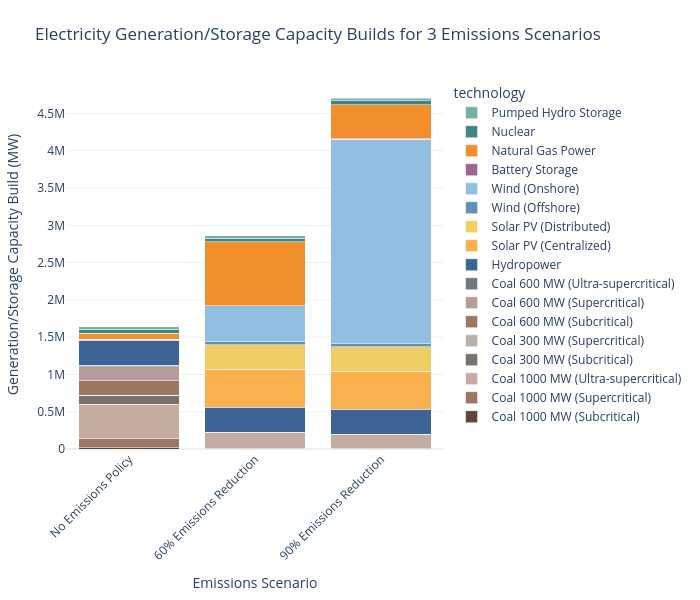

The code cell stored with this chart in its notebook:
### Code cell
plot_stacked_bar(
    elec_capacity_all_china.T,
    scenario_map=scenario_map,
    name_map=tech_rename,
    color_map=custom_color_map,
    title_name='Electricity Generation/Storage Capacity Builds for 3 Emissions Scenarios',
    xaxis_name='Emissions Scenario',
    yaxis_name="Generation/Storage Capacity Build (MW)",
    width=700
)

### Figure 1 — Plotly figure (JSON) as saved in the notebook; plotly's stock layout.template omitted (floating-point values rounded to 4 significant figures)
{"data": [{"hovertemplate": "technology=Coal 1000 MW (Subcritical)<br>Emissions Scenario=%{x}<br>Generation/Storage Capacity Build (MW)=%{y}<extra></extra>", "legendgroup": "Coal 1000 MW (Subcritical)", "marker": {"color": "#5e473a", "pattern": {"shape": ""}}, "name": "Coal 1000 MW (Subcritical)", "orientation": "v", "showlegend": true, "textposition": "auto", "type": "bar", "x": ["No Emissions Policy", "60% Emissions Reduction", "90% Emissions Reduction"], "xaxis": "x", "y": [15950.0, 87.0, 273.1], "yaxis": "y"}, {"hovertemplate": "technology=Coal 1000 MW (Supercritical)<br>Emissions Scenario=%{x}<br>Generation/Storage Capacity Build (MW)=%{y}<extra></extra>", "legendgroup": "Coal 1000 MW (Supercritical)", "marker": {"color": "#9d7660", "pattern": {"shape": ""}}, "name": "Coal 1000 MW (Supercritical)", "orientation": "v", "showlegend": true, "textposition": "auto", "type": "bar", "x": ["No Emissions Policy", "60% Emissions Reduction", "90% Emissions Reduction"], "xaxis": "x", "y": [118800.0, 272.8, 748.7], "yaxis": "y"}, {"hovertemplate": "technology=Coal 1000 MW (Ultra-supercritical)<br>Emissions Scenario=%{x}<br>Generation/Storage Capacity Build (MW)=%{y}<extra></extra>", "legendgroup": "Coal 1000 MW (Ultra-supercritical)", "marker": {"color": "#c4ada0", "pattern": {"shape": ""}}, "name": "Coal 1000 MW (Ultra-supercritical)", "orientation": "v", "showlegend": true, "textposition": "auto", "type": "bar", "x": ["No Emissions Policy", "60% Emissions Reduction", "90% Emissions Reduction"], "xaxis": "x", "y": [467400.0, 217200.0, 189500.0], "yaxis": "y"}, {"hovertemplate": "technology=Coal 300 MW (Subcritical)<br>Emissions Scenario=%{x}<br>Generation/Storage Capacity Build (MW)=%{y}<extra></extra>", "legendgroup": "Coal 300 MW (Subcritical)", "marker": {"color": "#79706e", "pattern": {"shape": ""}}, "name": "Coal 300 MW (Subcritical)", "orientation": "v", "showlegend": true, "textposition": "auto", "type": "bar", "x": ["No Emissions Policy", "60% Emissions Reduction", "90% Emissions Reduction"], "xaxis": "x", "y": [116800.0, 206.3, 543.1], "yaxis": "y"}, {"hovertemplate": "technology=Coal 300 MW (Supercritical)<br>Emissions Scenario=%{x}<br>Generation/Storage Capacity Build (MW)=%{y}<extra></extra>", "legendgroup": "Coal 300 MW (Supercritical)", "marker": {"color": "#bab0ac", "pattern": {"shape": ""}}, "name": "Coal 300 MW (Supercritical)", "orientation": "v", "showlegend": true, "textposition": "auto", "type": "bar", "x": ["No Emissions Policy", "60% Emissions Reduction", "90% Emissions Reduction"], "xaxis": "x", "y": [2714.0, 89.21, 256.5], "yaxis": "y"}, {"hovertemplate": "technology=Coal 600 MW (Subcritical)<br>Emissions Scenario=%{x}<br>Generation/Storage Capacity Build (MW)=%{y}<extra></extra>", "legendgroup": "Coal 600 MW (Subcritical)", "marker": {"color": "#9d7660", "pattern": {"shape": ""}}, "name": "Coal 600 MW (Subcritical)", "orientation": "v", "showlegend": true, "textposition": "auto", "type": "bar", "x": ["No Emissions Policy", "60% Emissions Reduction", "90% Emissions Reduction"], "xaxis": "x", "y": [196700.0, 203.0, 511.8], "yaxis": "y"}, {"hovertemplate": "technology=Coal 600 MW (Supercritical)<br>Emissions Scenario=%{x}<br>Generation/Storage Capacity Build (MW)=%{y}<extra></extra>", "legendgroup": "Coal 600 MW (Supercritical)", "marker": {"color": "#b59c9a", "pattern": {"shape": ""}}, "name": "Coal 600 MW (Supercritical)", "orientation": "v", "showlegend": true, "textposition": "auto", "type": "bar", "x": ["No Emissions Policy", "60% Emissions Reduction", "90% Emissions Reduction"], "xaxis": "x", "y": [184400.0, 232.4, 661.7], "yaxis": "y"}, {"hovertemplate": "technology=Coal 600 MW (Ultra-supercritical)<br>Emissions Scenario=%{x}<br>Generation/Storage Capacity Build (MW)=%{y}<extra></extra>", "legendgroup": "Coal 600 MW (Ultra-supercritical)", "marker": {"color": "#6e787e", "pattern": {"shape": ""}}, "name": "Coal 600 MW (Ultra-supercritical)", "orientation": "v", "showlegend": true, "textposition": "auto", "type": "bar", "x": ["No Emissions Policy", "60% Emissions Reduction", "90% Emissions Reduction"], "xaxis": "x", "y": [19540.0, 3298.0, 3703.0], "yaxis": "y"}, {"hovertemplate": "technology=Hydropower<br>Emissions Scenario=%{x}<br>Generation/Storage Capacity Build (MW)=%{y}<extra></extra>", "legendgroup": "Hydropower", "marker": {"color": "#3e6496", "pattern": {"shape": ""}}, "name": "Hydropower", "orientation": "v", "showlegend": true, "textposition": "auto", "type": "bar", "x": ["No Emissions Policy", "60% Emissions Reduction", "90% Emissions Reduction"], "xaxis": "x", "y": [337200.0, 337200.0, 337200.0], "yaxis": "y"}, {"hovertemplate": "technology=Solar PV (Centralized)<br>Emissions Scenario=%{x}<br>Generation/Storage Capacity Build (MW)=%{y}<extra></extra>", "legendgroup": "Solar PV (Centralized)", "marker": {"color": "#fbb04e", "pattern": {"shape": ""}}, "name": "Solar PV (Centralized)", "orientation": "v", "showlegend": true, "textposition": "auto", "type": "bar", "x": ["No Emissions Policy", "60% Emissions Reduction", "90% Emissions Reduction"], "xaxis": "x", "y": [11420.0, 510900.0, 510900.0], "yaxis": "y"}, {"hovertemplate": "technology=Solar PV (Distributed)<br>Emissions Scenario=%{x}<br>Generation/Storage Capacity Build (MW)=%{y}<extra></extra>", "legendgroup": "Solar PV (Distributed)", "marker": {"color": "#f1ce63", "pattern": {"shape": ""}}, "name": "Solar PV (Distributed)", "orientation": "v", "showlegend": true, "textposition": "auto", "type": "bar", "x": ["No Emissions Policy", "60% Emissions Reduction", "90% Emissions Reduction"], "xaxis": "x", "y": [49.39, 328600.0, 328600.0], "yaxis": "y"}, {"hovertemplate": "technology=Wind (Offshore)<br>Emissions Scenario=%{x}<br>Generation/Storage Capacity Build (MW)=%{y}<extra></extra>", "legendgroup": "Wind (Offshore)", "marker": {"color": "#638fbb", "pattern": {"shape": ""}}, "name": "Wind (Offshore)", "orientation": "v", "showlegend": true, "textposition": "auto", "type": "bar", "x": ["No Emissions Policy", "60% Emissions Reduction", "90% Emissions Reduction"], "xaxis": "x", "y": [3.179, 37690.0, 37690.0], "yaxis": "y"}, {"hovertemplate": "technology=Wind (Onshore)<br>Emissions Scenario=%{x}<br>Generation/Storage Capacity Build (MW)=%{y}<extra></extra>", "legendgroup": "Wind (Onshore)", "marker": {"color": "#90bfe2", "pattern": {"shape": ""}}, "name": "Wind (Onshore)", "orientation": "v", "showlegend": true, "textposition": "auto", "type": "bar", "x": ["No Emissions Policy", "60% Emissions Reduction", "90% Emissions Reduction"], "xaxis": "x", "y": [32.66, 483000.0, 2744000.0], "yaxis": "y"}, {"hovertemplate": "technology=Battery Storage<br>Emissions Scenario=%{x}<br>Generation/Storage Capacity Build (MW)=%{y}<extra></extra>", "legendgroup": "Battery Storage", "marker": {"color": "#9f6490", "pattern": {"shape": ""}}, "name": "Battery Storage", "orientation": "v", "showlegend": true, "textposition": "auto", "type": "bar", "x": ["No Emissions Policy", "60% Emissions Reduction", "90% Emissions Reduction"], "xaxis": "x", "y": [78.45, 2521.0, 2710.0], "yaxis": "y"}, {"hovertemplate": "technology=Natural Gas Power<br>Emissions Scenario=%{x}<br>Generation/Storage Capacity Build (MW)=%{y}<extra></extra>", "legendgroup": "Natural Gas Power", "marker": {"color": "#f28e2b", "pattern": {"shape": ""}}, "name": "Natural Gas Power", "orientation": "v", "showlegend": true, "textposition": "auto", "type": "bar", "x": ["No Emissions Policy", "60% Emissions Reduction", "90% Emissions Reduction"], "xaxis": "x", "y": [83180.0, 857200.0, 460500.0], "yaxis": "y"}, {"hovertemplate": "technology=Nuclear<br>Emissions Scenario=%{x}<br>Generation/Storage Capacity Build (MW)=%{y}<extra></extra>", "legendgroup": "Nuclear", "marker": {"color": "#3c8782", "pattern": {"shape": ""}}, "name": "Nuclear", "orientation": "v", "showlegend": true, "textposition": "auto", "type": "bar", "x": ["No Emissions Policy", "60% Emissions Reduction", "90% Emissions Reduction"], "xaxis": "x", "y": [49940.0, 49940.0, 49940.0], "yaxis": "y"}, {"hovertemplate": "technology=Pumped Hydro Storage<br>Emissions Scenario=%{x}<br>Generation/Storage Capacity Build (MW)=%{y}<extra></extra>", "legendgroup": "Pumped Hydro Storage", "marker": {"color": "#75afa7", "pattern": {"shape": ""}}, "name": "Pumped Hydro Storage", "orientation": "v", "showlegend": true, "textposition": "auto", "type": "bar", "x": ["No Emissions Policy", "60% Emissions Reduction", "90% Emissions Reduction"], "xaxis": "x", "y": [33020.0, 33020.0, 33020.0], "yaxis": "y"}], "layout": {"barmode": "stack", "height": 600, "legend": {"title": {"text": "technology"}, "tracegroupgap": 0, "traceorder": "reversed"}, "margin": {"b": 80, "l": 60, "r": 60, "t": 80}, "title": {"text": "Electricity Generation/Storage Capacity Builds for 3 Emissions Scenarios"}, "width": 700, "xaxis": {"anchor": "y", "domain": [0, 1], "tickangle": -45, "title": {"text": "Emissions Scenario"}}, "yaxis": {"anchor": "x", "domain": [0, 1], "title": {"text": "Generation/Storage Capacity Build (MW)"}}}}
